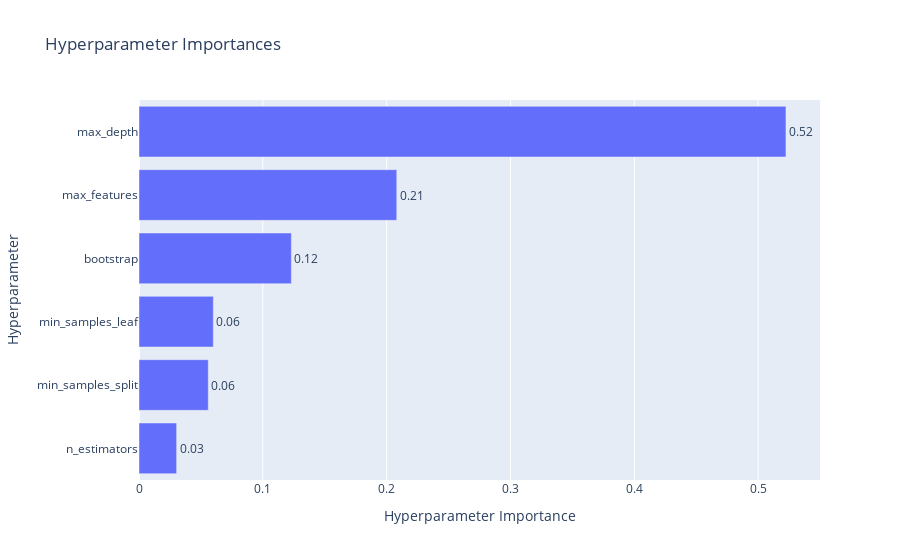

Here is the notebook cell this chart was saved with:
### Code cell
# 5. Hyperparameter Importance
plot_param_importances(study).show()

### Figure 1 — Plotly figure (JSON) as saved in the notebook; plotly's stock layout.template omitted (floating-point values rounded to 4 significant figures)
{"data": [{"cliponaxis": false, "hovertemplate": ["n_estimators (IntDistribution): 0.030397834347415487<extra></extra>", "min_samples_split (IntDistribution): 0.05594264385820184<extra></extra>", "min_samples_leaf (IntDistribution): 0.06001152216823427<extra></extra>", "bootstrap (CategoricalDistribution): 0.12304134192609806<extra></extra>", "max_features (CategoricalDistribution): 0.2081590879146001<extra></extra>", "max_depth (IntDistribution): 0.5224475697854503<extra></extra>"], "name": "Objective Value", "orientation": "h", "text": ["0.03", "0.06", "0.06", "0.12", "0.21", "0.52"], "textposition": "outside", "type": "bar", "x": [0.0304, 0.05594, 0.06001, 0.123, 0.2082, 0.5224], "y": ["n_estimators", "min_samples_split", "min_samples_leaf", "bootstrap", "max_features", "max_depth"]}], "layout": {"title": {"text": "Hyperparameter Importances"}, "xaxis": {"title": {"text": "Hyperparameter Importance"}}, "yaxis": {"title": {"text": "Hyperparameter"}}}}
